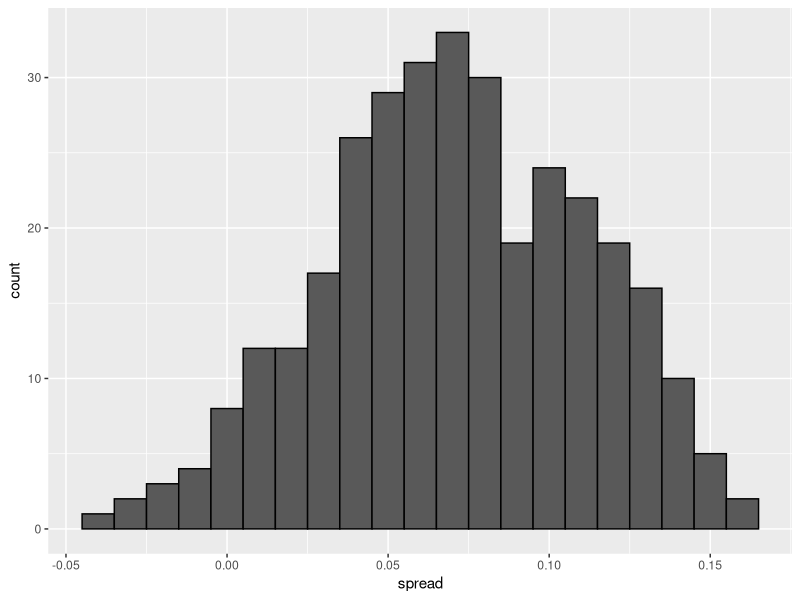
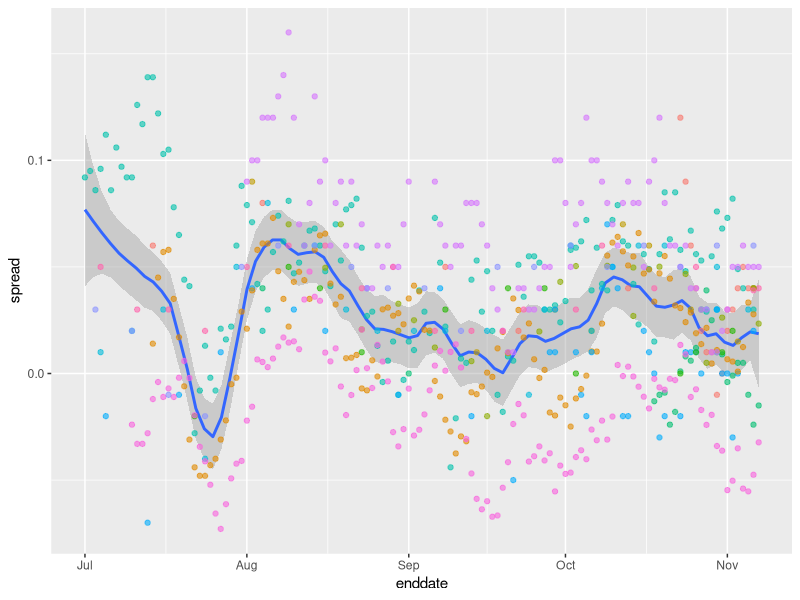
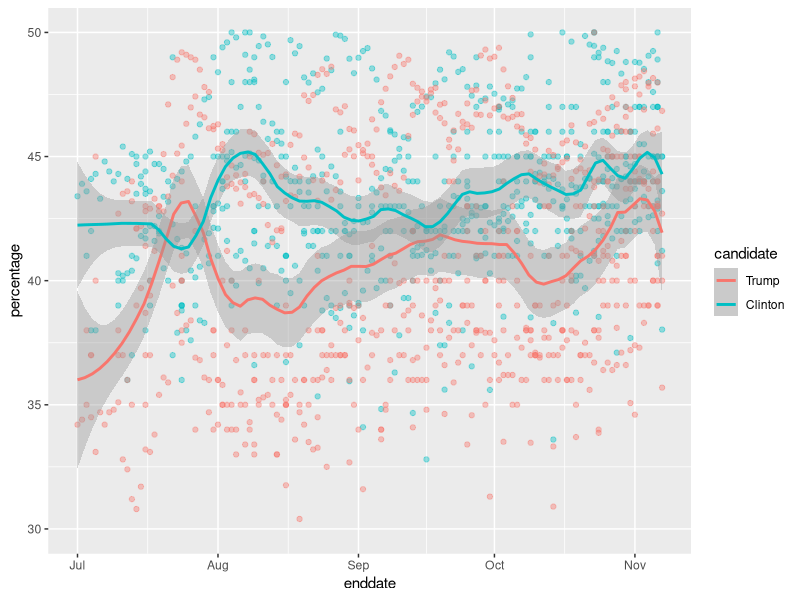

Recreate these plots in R, in order.
library(tidyverse)
library(dslabs)
data("polls_us_election_2016")
head(results_us_election_2016)


### variability across one pollster

# select all national polls by one pollster
one_pollster <- polls_us_election_2016 %>%
  filter(pollster == "Ipsos" & state == "U.S.") %>%
  mutate(spread = rawpoll_clinton/100 - rawpoll_trump/100)

# the observed standard error is higher than theory predicts
se <- one_pollster %>%
  summarize(empirical = sd(spread),
            theoretical = 2*sqrt(mean(spread)*(1-mean(spread))/min(samplesize)))
se

# the distribution of the data is not normal
one_pollster %>% ggplot(aes(spread)) +
  geom_histogram(binwidth = 0.01, color = "black")



### trend across time for several pollsters
polls_us_election_2016 %>%
  filter(state == "U.S." & enddate >= "2016-07-01") %>%
  group_by(pollster) %>%
  filter(n() >= 10) %>%
  ungroup() %>%
  mutate(spread = rawpoll_clinton/100 - rawpoll_trump/100) %>%
  ggplot(aes(enddate, spread)) +
  geom_smooth(method = "loess", span = 0.1) +
  geom_point(aes(color = pollster), show.legend = FALSE, alpha = 0.6)





### plotting raw percentages across time
polls_us_election_2016 %>%
  filter(state == "U.S." & enddate >= "2016-07-01") %>%
  select(enddate, pollster, rawpoll_clinton, rawpoll_trump) %>%
  rename(Clinton = rawpoll_clinton, Trump = rawpoll_trump) %>%
  gather(candidate, percentage, -enddate, -pollster) %>%
  mutate(candidate = factor(candidate, levels = c("Trump", "Clinton"))) %>%
  group_by(pollster) %>%
  filter(n() >= 10) %>%
  ungroup() %>%
  ggplot(aes(enddate, percentage, color = candidate)) +
  geom_point(show.legend = FALSE, alpha = 0.4) +
  geom_smooth(method = "loess", span = 0.15) +
  scale_y_continuous(limits = c(30, 50))
